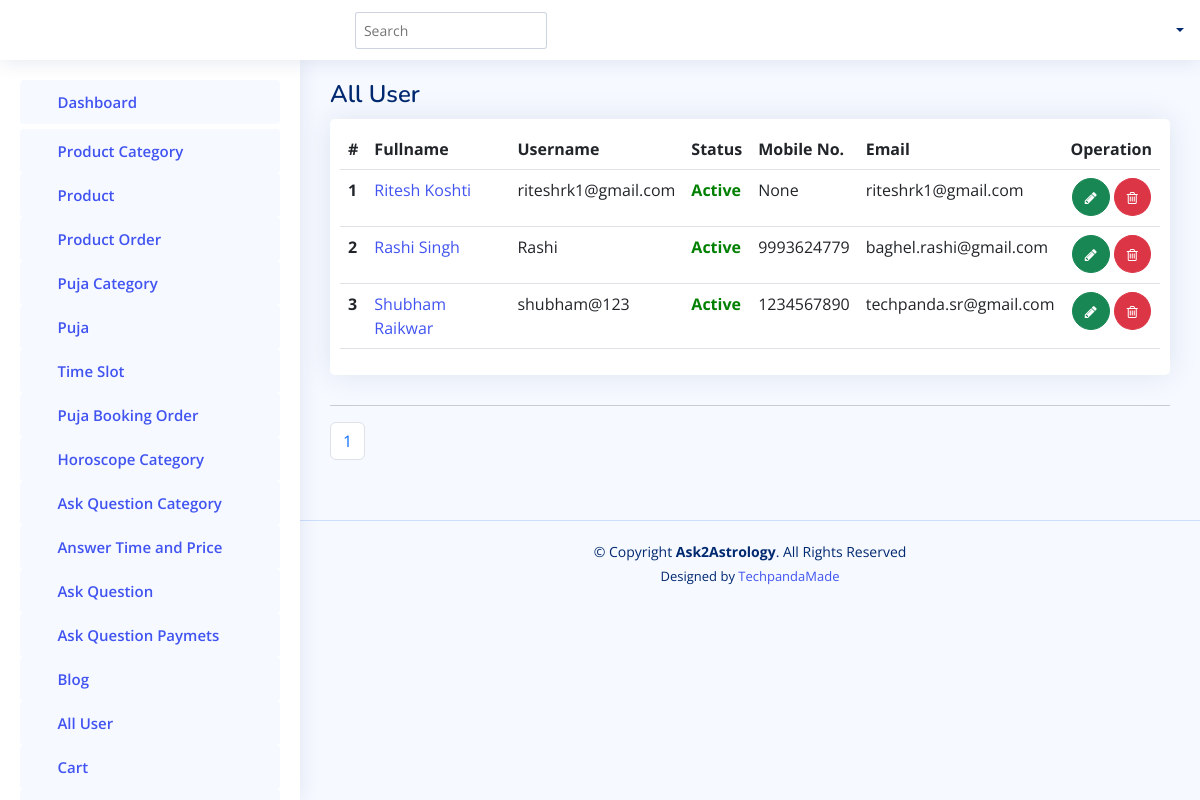
The page /admin-panel/getusers/ on the database its author committed.
### accounts/models.py (models this page shows)
class User(AbstractUser):
    is_user = models.BooleanField(default=False)
    contactno = models.CharField(max_length=12, null=True)
    profilepicture = models.ImageField(upload_to=filepath, blank=True, null=True)
    gender = models.CharField(max_length=12, null=True)
    language = models.CharField(max_length=50, null=True)
    dateofbirth = models.CharField(max_length=20, null=True)
    marital_status = models.CharField(max_length=50, null=True)
    timeofbirth = models.CharField(max_length=20, null=True)
    placeofbirth = models.CharField(max_length=100, null=True)
    currentaddress = models.CharField(max_length=300, null=True)
    mobileno = models.CharField(max_length=300, null=True)
    countrycode = models.CharField(max_length=50, null=True)
    houseno = models.CharField(max_length=300, null=True)
    area = models.CharField(max_length=300, null=True)
    landmark = models.CharField(max_length=300, null=True)
    pincode = models.CharField(max_length=300, null=True)
    towncity = models.CharField(max_length=300, null=True)
    state = models.CharField(max_length=300, null=True)

### adminapp/views.py (the view)
# urls.py: path('getusers/',views.GetAllUsers),
def GetAllUsers(request):
    if 'q' in request.GET:
        q = request.GET['q']
        multiple_q = Q(Q(first_name__contains=q) | Q(last_name__contains=q) | Q(username__contains=q) | Q(contactno__contains=q))
        data = User.objects.filter(multiple_q)
        context = {
            'data': data,
        }
        return render(request, "admintemp/searchuser-table.html",context)
    else:
        users = User.objects.filter(is_user=True, is_superuser=False).order_by('-id')
        paginator = Paginator(users, 6)
        page_number = request.GET.get('page')
        all_lead = paginator.get_page(page_number)
        totalpage = all_lead.paginator.num_pages
        context = {
            'all_lead':all_lead,
            'lastpage':totalpage,
            'totalPagelist':[n+1 for n in range(totalpage)],
            'users':users
        }
        return render(request, "admintemp/user-table.html", context)

### templates/admintemp/user-table.html (shortened to what this page needs)
{% extends 'admintemp/index.html' %}
{% load static %}
{% block content2 %}
<div class="search-bar">
  <form class="search-form d-flex align-items-center" method="get">
    <input type="search"  name="q" placeholder="Search" title="Enter search keyword">
    <button type="submit" title="Search"><i class="bi bi-search"></i></button>
  </form>
</div>
{% endblock content2 %}
  {% block content %}
  <main id="main" class="main">
    <div class="pagetitle">
      <h1>All User</h1>
    </div>
    <section class="section">
      <div class="row">
        <div class="col-lg-12">
          <div class="card">
            <div class="card-body" style="padding:10px;">
              <table class="table">
                <thead>
                  <tr>
                    <th scope="col">#</th>
                    <th scope="col">Fullname</th>
                    <th scope="col">Username</th>
                    <th scope="col">Status</th>
                    <th scope="col">Mobile No.</th>
                    <th scope="col">Email</th>
                    <th scope="col">Operation</th>
                  </tr>
                </thead>
                <tbody>
                  {% for ky in all_lead %}
                  <tr>
                    <th scope="row">{{forloop.counter}}</th>
                    <td><a href="{% url 'prof' id=ky.id %}">{{ ky.first_name }} {{ ky.last_name }}</a></td>
                    <td>{{ ky.username }}</td>
                    <td>
                      {% if ky.is_active == True %}
                      <p style="color:green;font-weight:bold;">Active</p>
                      {% else %}
                      <p style="color:red;font-weight:bold;">Inactive</p>
                      {% endif %}
                    </td>
                    <td>{{ ky.contactno }}</td>
                    <td>{{ ky.email }}</td>
                    <td style="text-align: center;"><a class="btn btn-success" style="border-radius:50%;" href="{% url 'update_user' id=ky.id %}"> <i class="fa fa-pencil" style="font-size: 14px;"> </i> </a>
                      <a class="btn btn-danger" style="border-radius:50%;" href="{% url 'del_user' id=ky.id %}"><i class="fa fa-trash-o" style="font-size: 14px;"></i></a>
                    </td>
                    </tr>
                  {% endfor %}
                </tbody>
              </table>
            </div>
          </div>
           <hr>
                <nav aria-label="Page navigation example">
                    <ul class="pagination">
                    {% for n in totalPagelist %}
                      <li class="page-item">
                        <a class="page-link" href="/admin-panel/getusers/?page={{n}}">{{n}}</a>
                    </li>
                    {% endfor %}
                    </ul>
                  </nav>
      </div>
    </section>
  </main>
  {% endblock content %}

### static/assets2/css/style.css (style rules this page uses)
:root { scroll-behavior: smooth; }
body { font-family: "Open Sans", sans-serif; background: #f6f9ff; color: #444444; }
a { color: #4154f1; text-decoration: none; }
h1, h2, h3, h4, h5, h6 { font-family: "Nunito", sans-serif; }
#main { margin-top: 60px; padding: 20px 30px; transition: all 0.3s; }
.pagetitle { margin-bottom: 10px; }
.pagetitle h1 { font-size: 24px; margin-bottom: 0; font-weight: 600; color: #012970; }
.card { margin-bottom: 30px; border: none; border-radius: 5px; box-shadow: 0px 0 30px rgba(1, 41, 112, 0.1); }
.card-body { padding: 0 20px 20px 2 0px; }
.header .search-bar { min-width: 360px; padding: 0 20px; }
.header .search-form { width: 100%; }
.header .search-form input { border: 0; font-size: 14px; color: #012970; border: 1px solid rgba(1, 41, 112, 0.2); padding: 7px 38px 7px 8px; border-radius: 3px; transition: 0.3s; width: 60%; }
.header .search-form button { border: 0; padding: 0; margin-left: -30px; background: none; }
.header .search-form button i { color: #012970; }
@media (min-width: 1200px) { #main, #footer { margin-left: 300px; } }

### rows shown on the page
User: first_name "Ritesh", last_name "Koshti", username "riteshrk1@gmail.com", is_active "Active", contactno "None", email "riteshrk1@gmail.com"
User: first_name "Rashi", last_name "Singh", username "Rashi", is_active "Active", contactno "9993624779", email "baghel.rashi@gmail.com"
User: first_name "Shubham", last_name "Raikwar", username "shubham@123", is_active "Active", contactno "1234567890", email "techpanda.sr@gmail.com"

### other values the page prints
{{ n }} "1"
